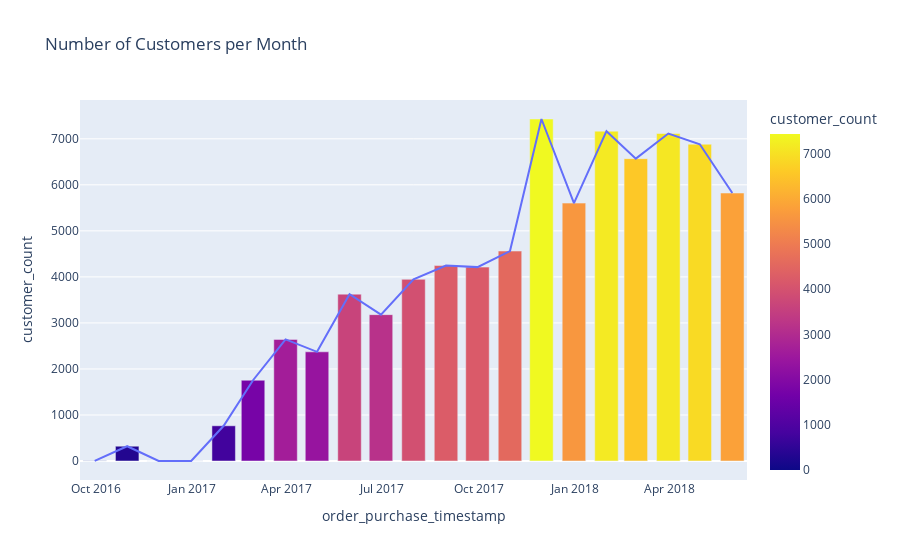

Notebook cell for this chart:
### Code cell
customers_per_month = training_set.resample('ME', on=date_col)['customer_unique_id'].nunique().reset_index(name='customer_count')

# let's plot the number of customers per month
fig = px.bar(customers_per_month, x=date_col, y='customer_count',color='customer_count', title='Number of Customers per Month')
fig.add_trace(px.line(customers_per_month, x=date_col, y='customer_count').data[0])
fig.update_layout(hovermode="x unified")
fig.show()

### Figure 1 — Plotly figure (JSON) as saved in the notebook; plotly's stock layout.template omitted (floating-point values rounded to 4 significant figures)
{"data": [{"hovertemplate": "order_purchase_timestamp=%{x}<br>customer_count=%{marker.color}<extra></extra>", "legendgroup": "", "marker": {"color": [4, 321, 0, 1, 765, 1755, 2642, 2372, 3625, 3180, 3947, 4246, 4212, 4561, 7430, 5603, 7166, 6569, 7115, 6882, 5822], "coloraxis": "coloraxis", "pattern": {"shape": ""}}, "name": "", "orientation": "v", "showlegend": false, "textposition": "auto", "type": "bar", "x": ["2016-09-30T00:00:00.000000000", "2016-10-31T00:00:00.000000000", "2016-11-30T00:00:00.000000000", "2016-12-31T00:00:00.000000000", "2017-01-31T00:00:00.000000000", "2017-02-28T00:00:00.000000000", "2017-03-31T00:00:00.000000000", "2017-04-30T00:00:00.000000000", "2017-05-31T00:00:00.000000000", "2017-06-30T00:00:00.000000000", "2017-07-31T00:00:00.000000000", "2017-08-31T00:00:00.000000000", "2017-09-30T00:00:00.000000000", "2017-10-31T00:00:00.000000000", "2017-11-30T00:00:00.000000000", "2017-12-31T00:00:00.000000000", "2018-01-31T00:00:00.000000000", "2018-02-28T00:00:00.000000000", "2018-03-31T00:00:00.000000000", "2018-04-30T00:00:00.000000000", "2018-05-31T00:00:00.000000000"], "xaxis": "x", "y": [4, 321, 0, 1, 765, 1755, 2642, 2372, 3625, 3180, 3947, 4246, 4212, 4561, 7430, 5603, 7166, 6569, 7115, 6882, 5822], "yaxis": "y"}, {"hovertemplate": "order_purchase_timestamp=%{x}<br>customer_count=%{y}<extra></extra>", "legendgroup": "", "line": {"color": "#636efa", "dash": "solid"}, "marker": {"symbol": "circle"}, "mode": "lines", "name": "", "orientation": "v", "showlegend": false, "type": "scatter", "x": ["2016-09-30T00:00:00.000000000", "2016-10-31T00:00:00.000000000", "2016-11-30T00:00:00.000000000", "2016-12-31T00:00:00.000000000", "2017-01-31T00:00:00.000000000", "2017-02-28T00:00:00.000000000", "2017-03-31T00:00:00.000000000", "2017-04-30T00:00:00.000000000", "2017-05-31T00:00:00.000000000", "2017-06-30T00:00:00.000000000", "2017-07-31T00:00:00.000000000", "2017-08-31T00:00:00.000000000", "2017-09-30T00:00:00.000000000", "2017-10-31T00:00:00.000000000", "2017-11-30T00:00:00.000000000", "2017-12-31T00:00:00.000000000", "2018-01-31T00:00:00.000000000", "2018-02-28T00:00:00.000000000", "2018-03-31T00:00:00.000000000", "2018-04-30T00:00:00.000000000", "2018-05-31T00:00:00.000000000"], "xaxis": "x", "y": [4, 321, 0, 1, 765, 1755, 2642, 2372, 3625, 3180, 3947, 4246, 4212, 4561, 7430, 5603, 7166, 6569, 7115, 6882, 5822], "yaxis": "y"}], "layout": {"barmode": "relative", "coloraxis": {"colorbar": {"title": {"text": "customer_count"}}, "colorscale": [[0, "#0d0887"], [0.1111, "#46039f"], [0.2222, "#7201a8"], [0.3333, "#9c179e"], [0.4444, "#bd3786"], [0.5556, "#d8576b"], [0.6667, "#ed7953"], [0.7778, "#fb9f3a"], [0.8889, "#fdca26"], [1, "#f0f921"]]}, "hovermode": "x unified", "legend": {"tracegroupgap": 0}, "title": {"text": "Number of Customers per Month"}, "xaxis": {"anchor": "y", "domain": [0, 1], "title": {"text": "order_purchase_timestamp"}}, "yaxis": {"anchor": "x", "domain": [0, 1], "title": {"text": "customer_count"}}}}
